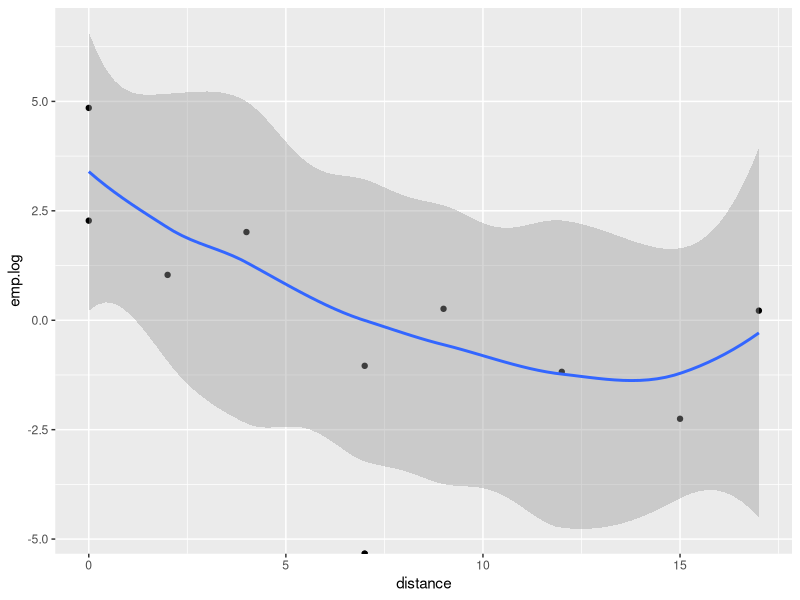
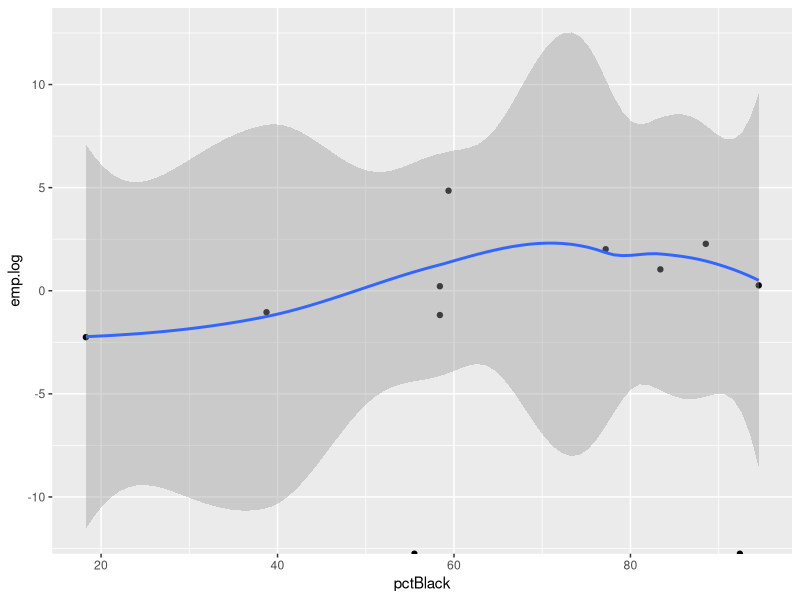

These figures' R source, in order:
## ---- chunk 1
library(tidyverse)
## ---- chunk 2
rr <- read_csv(here::here("data/RR_Data_Hale.csv"))
## ---- chunk 3
rr |>
  mutate(emp.log = log(YesVotes/NoVotes)) |>
  ggplot(aes(x=distance,y=emp.log)) + 
  geom_point() + 
  geom_smooth(method="loess")

## ---- chunk 4
rr |>
  mutate(emp.log = log(YesVotes/NoVotes)) |>
  ggplot(aes(x=pctBlack,y=emp.log)) + 
  geom_point() + 
  geom_smooth(method="loess")

## ---- chunk 5
mod1 = glm(cbind(YesVotes, NoVotes) ~ distance + pctBlack, 
           data=rr, family="binomial")
summary(mod1)

## ---- chunk 6
mod2 = glm(cbind(YesVotes, NoVotes) ~ distance + pctBlack + pctBlack:distance, 
           data=rr, family="binomial")
summary(mod2)
## ---- chunk 7
rr2 = rr |> filter(Voter.Turnout < 50)

mod2noGB = glm(cbind(YesVotes, NoVotes) ~ distance + pctBlack + pctBlack:distance, 
               data=rr2, family="binomial")
summary(mod2noGB)

## ---- chunk 8
mod3 = glm(cbind(YesVotes, NoVotes) ~ distance + pctBlack + pctBlack:distance, 
           data=rr, family="quasibinomial")
summary(mod3)

